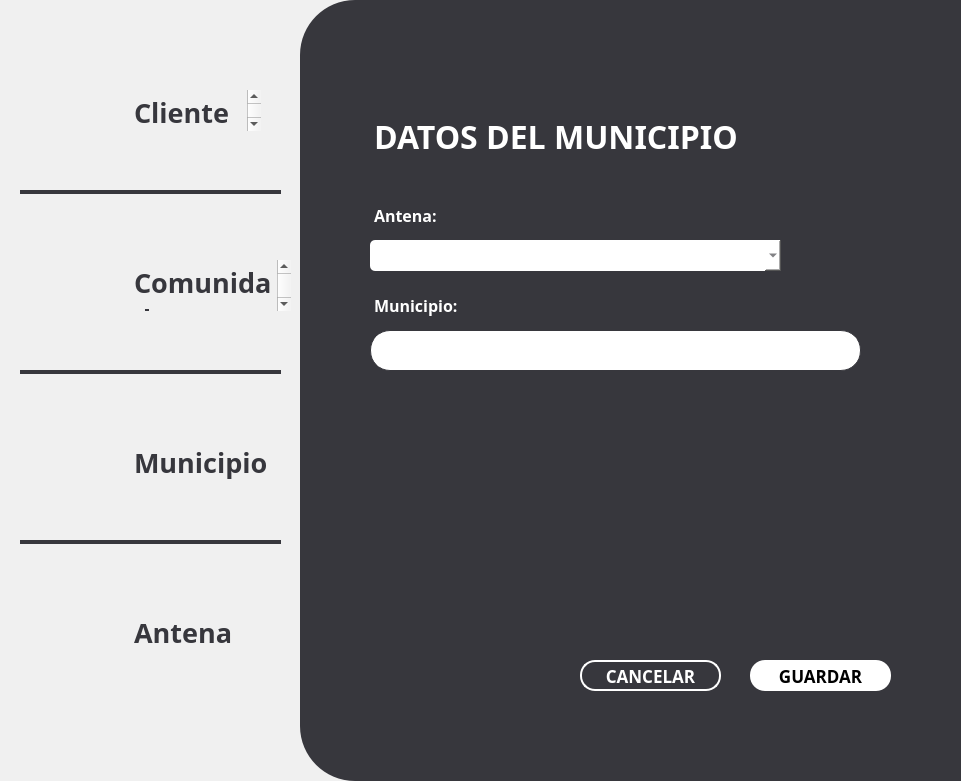
  <widget class="QFrame" name="frame_white">
   <property name="geometry">
    <rect>
     <x>340</x>
     <y>0</y>
     <width>961</width>
     <height>781</height>
    </rect>
   </property>
   <property name="styleSheet">
    <string notr="true">QFrame {
    border: none;       /* Color y grosor del borde */
    border-radius: 55px;          /* Radio de las esquinas */
    background-color: #f0f0f0;    /* Color de fondo */
    margin: 0px;                  /* Margen externo a 0 */
    padding: 0px;                 /* Espaciado interno a 0 */
}

</string>
   </property>
   <property name="frameShape">
    <enum>QFrame::StyledPanel</enum>
   </property>
   <property name="frameShadow">
    <enum>QFrame::Raised</enum>
   </property>
   <widget class="QFrame" name="frame_white_grey">
    <property name="geometry">
     <rect>
      <x>300</x>
      <y>0</y>
      <width>961</width>
      <height>781</height>
     </rect>
    </property>
    <property name="styleSheet">
     <string notr="true">QFrame {
    border: none;       /* Color y grosor del borde */
    border-radius: 55px;          /* Radio de las esquinas */
    background-color: #37373d;    /* Color de fondo */
    margin: 0px;                  /* Margen externo a 0 */
    padding: 0px;                 /* Espaciado interno a 0 */
}

</string>
    </property>
    <property name="frameShape">
     <enum>QFrame::StyledPanel</enum>
    </property>
    <property name="frameShadow">
     <enum>QFrame::Raised</enum>
    </property>
    <widget class="QPushButton" name="GuardarButton">
     <property name="geometry">
      <rect>
       <x>450</x>
       <y>660</y>
       <width>141</width>
       <height>31</height>
      </rect>
     </property>
     <property name="font">
      <font>
       <family>Montserrat</family>
       <pointsize>13</pointsize>
       <weight>75</weight>
       <bold>true</bold>
      </font>
     </property>
     <property name="styleSheet">
      <string notr="true">QPushButton{
		background: #FFFFFF; 
		 border-radius: 15px; 
}</string>
     </property>
     <property name="text">
      <string>GUARDAR</string>
     </property>
    </widget>
    <widget class="QPushButton" name="CancelarButton">
     <property name="geometry">
      <rect>
       <x>280</x>
       <y>660</y>
       <width>141</width>
       <height>31</height>
      </rect>
     </property>
     <property name="font">
      <font>
       <family>Montserrat</family>
       <pointsize>13</pointsize>
       <weight>75</weight>
       <bold>true</bold>
      </font>
     </property>
     <property name="styleSheet">
      <string notr="true">QPushButton{
		color: #FFFFFF;
		background: transparent; 
		 border-radius: 15px; 
		border: 2px solid #ffffff;
}</string>
     </property>
     <property name="text">
      <string>CANCELAR</string>
     </property>
    </widget>
    <widget class="QTextBrowser" name="AntenaText_2">
     <property name="geometry">
      <rect>
       <x>70</x>
       <y>200</y>
       <width>211</width>
       <height>31</height>
      </rect>
     </property>
     <property name="sizePolicy">
      <sizepolicy hsizetype="Expanding" vsizetype="Expanding">
       <horstretch>0</horstretch>
       <verstretch>0</verstretch>
      </sizepolicy>
     </property>
     <property name="font">
      <font>
       <family>Montserrat</family>
       <pointsize>5</pointsize>
      </font>
     </property>
     <property name="toolTipDuration">
      <number>-1</number>
     </property>
     <property name="autoFillBackground">
      <bool>false</bool>
     </property>
     <property name="styleSheet">
      <string notr="true">QTextBrowser {
    background: transparent;  /* Quitar el fondo */
	color:#FFFFFF;
    border: none;             /* Quitar el borde */
	margin: 0;                /* Eliminar márgenes */
}</string>
     </property>
     <property name="html">
      <string>&lt;!DOCTYPE HTML PUBLIC &quot;-//W3C//DTD HTML 4.0//EN&quot; &quot;http://www.w3.org/TR/REC-html40/strict.dtd&quot;&gt;
&lt;html&gt;&lt;head&gt;&lt;meta name=&quot;qrichtext&quot; content=&quot;1&quot; /&gt;&lt;style type=&quot;text/css&quot;&gt;
p, li { white-space: pre-wrap; }
&lt;/style&gt;&lt;/head&gt;&lt;body style=&quot; font-family:'Montserrat'; font-size:5pt; font-weight:400; font-style:normal;&quot;&gt;
&lt;p style=&quot; margin-top:0px; margin-bottom:0px; margin-left:0px; margin-right:0px; -qt-block-indent:0; text-indent:0px;&quot;&gt;&lt;span style=&quot; font-size:12pt; font-weight:600;&quot;&gt;Antena:&lt;/span&gt;&lt;/p&gt;&lt;/body&gt;&lt;/html&gt;</string>
     </property>
    </widget>
    <widget class="QTextBrowser" name="MunicipioText_2">
     <property name="geometry">
      <rect>
       <x>70</x>
       <y>290</y>
       <width>231</width>
       <height>31</height>
      </rect>
     </property>
     <property name="sizePolicy">
      <sizepolicy hsizetype="Expanding" vsizetype="Expanding">
       <horstretch>0</horstretch>
       <verstretch>0</verstretch>
      </sizepolicy>
     </property>
     <property name="font">
      <font>
       <family>Montserrat</family>
       <pointsize>5</pointsize>
      </font>
     </property>
     <property name="toolTipDuration">
      <number>-1</number>
     </property>
     <property name="autoFillBackground">
      <bool>false</bool>
     </property>
     <property name="styleSheet">
      <string notr="true">QTextBrowser {
    background: transparent;  /* Quitar el fondo */
	color:#FFFFFF;
    border: none;             /* Quitar el borde */
	margin: 0;                /* Eliminar márgenes */
}</string>
     </property>
     <property name="html">
      <string>&lt;!DOCTYPE HTML PUBLIC &quot;-//W3C//DTD HTML 4.0//EN&quot; &quot;http://www.w3.org/TR/REC-html40/strict.dtd&quot;&gt;
&lt;html&gt;&lt;head&gt;&lt;meta name=&quot;qrichtext&quot; content=&quot;1&quot; /&gt;&lt;style type=&quot;text/css&quot;&gt;
p, li { white-space: pre-wrap; }
&lt;/style&gt;&lt;/head&gt;&lt;body style=&quot; font-family:'Montserrat'; font-size:5pt; font-weight:400; font-style:normal;&quot;&gt;
&lt;p style=&quot; margin-top:0px; margin-bottom:0px; margin-left:0px; margin-right:0px; -qt-block-indent:0; text-indent:0px;&quot;&gt;&lt;span style=&quot; font-size:12pt; font-weight:600;&quot;&gt;Municipio:&lt;/span&gt;&lt;/p&gt;&lt;/body&gt;&lt;/html&gt;</string>
     </property>
    </widget>
    <widget class="QTextBrowser" name="NombreMText">
     <property name="geometry">
      <rect>
       <x>70</x>
       <y>110</y>
       <width>591</width>
       <height>61</height>
      </rect>
     </property>
     <property name="sizePolicy">
      <sizepolicy hsizetype="Expanding" vsizetype="Expanding">
       <horstretch>0</horstretch>
       <verstretch>0</verstretch>
      </sizepolicy>
     </property>
     <property name="font">
      <font>
       <family>Montserrat</family>
       <pointsize>5</pointsize>
      </font>
     </property>
     <property name="toolTipDuration">
      <number>-1</number>
     </property>
     <property name="autoFillBackground">
      <bool>false</bool>
     </property>
     <property name="styleSheet">
      <string notr="true">QTextBrowser {
    background: transparent;  /* Quitar el fondo */
	color:#FFFFFF;
    border: none;             /* Quitar el borde */
	margin: 0;                /* Eliminar márgenes */
}</string>
     </property>
     <property name="html">
      <string>&lt;!DOCTYPE HTML PUBLIC &quot;-//W3C//DTD HTML 4.0//EN&quot; &quot;http://www.w3.org/TR/REC-html40/strict.dtd&quot;&gt;
&lt;html&gt;&lt;head&gt;&lt;meta name=&quot;qrichtext&quot; content=&quot;1&quot; /&gt;&lt;style type=&quot;text/css&quot;&gt;
p, li { white-space: pre-wrap; }
&lt;/style&gt;&lt;/head&gt;&lt;body style=&quot; font-family:'Montserrat'; font-size:5pt; font-weight:400; font-style:normal;&quot;&gt;
&lt;p style=&quot; margin-top:0px; margin-bottom:0px; margin-left:0px; margin-right:0px; -qt-block-indent:0; text-indent:0px;&quot;&gt;&lt;span style=&quot; font-size:24pt; font-weight:600;&quot;&gt;DATOS DEL MUNICIPIO&lt;/span&gt;&lt;/p&gt;&lt;/body&gt;&lt;/html&gt;</string>
     </property>
    </widget>
    <widget class="QLineEdit" name="AntenaHolder">
     <property name="geometry">
      <rect>
       <x>70</x>
       <y>330</y>
       <width>491</width>
       <height>41</height>
      </rect>
     </property>
     <property name="font">
      <font>
       <family>Montserrat</family>
       <pointsize>18</pointsize>
      </font>
     </property>
     <property name="layoutDirection">
      <enum>Qt::LeftToRight</enum>
     </property>
     <property name="styleSheet">
      <string notr="true">QLineEdit{
	border: 1px solid  #37373d;
		background: #FFFFFF; 
		 border-radius: 20px; 
}</string>
     </property>
     <property name="inputMask">
      <string/>
     </property>
     <property name="alignment">
      <set>Qt::AlignCenter</set>
     </property>
     <property name="placeholderText">
      <string/>
     </property>
    </widget>
    <widget class="QComboBox" name="Select1">
     <property name="geometry">
      <rect>
       <x>70</x>
       <y>240</y>
       <width>411</width>
       <height>31</height>
      </rect>
     </property>
     <property name="font">
      <font>
       <family>Montserrat</family>
       <pointsize>-1</pointsize>
      </font>
     </property>
     <property name="styleSheet">
      <string notr="true">QComboBox{
 	background: #FFFFFF;
	color: #37373d;
	border-radius: 5px;
	font-family: Montserrat; /* Type of font */
    font-size: 16px;                /* Size of the text */
}</string>
     </property>
    </widget>
   </widget>
   <widget class="QLabel" name="cliente">
    <property name="geometry">
     <rect>
      <x>30</x>
      <y>70</y>
      <width>81</width>
      <height>81</height>
     </rect>
    </property>
    <property name="text">
     <string/>
    </property>
    <property name="pixmap">
     <pixmap>assets/Profile.png</pixmap>
    </property>
    <property name="scaledContents">
     <bool>true</bool>
    </property>
   </widget>
   <widget class="QLabel" name="comunidad">
    <property name="geometry">
     <rect>
      <x>20</x>
      <y>250</y>
      <width>91</width>
      <height>61</height>
     </rect>
    </property>
    <property name="text">
     <string/>
    </property>
    <property name="pixmap">
     <pixmap>assets/Comunidad.png</pixmap>
    </property>
    <property name="scaledContents">
     <bool>true</bool>
    </property>
   </widget>
   <widget class="QTextBrowser" name="ClienteText">
    <property name="geometry">
     <rect>
      <x>130</x>
      <y>90</y>
      <width>131</width>
      <height>41</height>
     </rect>
    </property>
    <property name="sizePolicy">
     <sizepolicy hsizetype="Expanding" vsizetype="Expanding">
      <horstretch>0</horstretch>
      <verstretch>0</verstretch>
     </sizepolicy>
    </property>
    <property name="font">
     <font>
      <family>Montserrat</family>
     </font>
    </property>
    <property name="toolTipDuration">
     <number>-1</number>
    </property>
    <property name="autoFillBackground">
     <bool>false</bool>
    </property>
    <property name="styleSheet">
     <string notr="true">QTextBrowser {
    background: transparent;  /* Quitar el fondo */
	color:#37373d;
    border: none;             /* Quitar el borde */
	margin: 0;                /* Eliminar márgenes */
}</string>
    </property>
    <property name="html">
     <string>&lt;!DOCTYPE HTML PUBLIC &quot;-//W3C//DTD HTML 4.0//EN&quot; &quot;http://www.w3.org/TR/REC-html40/strict.dtd&quot;&gt;
&lt;html&gt;&lt;head&gt;&lt;meta name=&quot;qrichtext&quot; content=&quot;1&quot; /&gt;&lt;style type=&quot;text/css&quot;&gt;
p, li { white-space: pre-wrap; }
&lt;/style&gt;&lt;/head&gt;&lt;body style=&quot; font-family:'Montserrat'; font-size:8.25pt; font-weight:400; font-style:normal;&quot;&gt;
&lt;p style=&quot; margin-top:0px; margin-bottom:0px; margin-left:0px; margin-right:0px; -qt-block-indent:0; text-indent:0px;&quot;&gt;&lt;span style=&quot; font-family:'MS Shell Dlg 2'; font-size:20pt; font-weight:600;&quot;&gt;Cliente&lt;/span&gt;&lt;/p&gt;&lt;/body&gt;&lt;/html&gt;</string>
    </property>
   </widget>
   <widget class="QTextBrowser" name="ComunidadText">
    <property name="geometry">
     <rect>
      <x>130</x>
      <y>260</y>
      <width>161</width>
      <height>51</height>
     </rect>
    </property>
    <property name="sizePolicy">
     <sizepolicy hsizetype="Expanding" vsizetype="Expanding">
      <horstretch>0</horstretch>
      <verstretch>0</verstretch>
     </sizepolicy>
    </property>
    <property name="font">
     <font>
      <family>Montserrat</family>
     </font>
    </property>
    <property name="toolTipDuration">
     <number>-1</number>
    </property>
    <property name="autoFillBackground">
     <bool>false</bool>
    </property>
    <property name="styleSheet">
     <string notr="true">QTextBrowser {
    background: transparent;  /* Quitar el fondo */
	color:#37373d;
    border: none;             /* Quitar el borde */
	margin: 0;                /* Eliminar márgenes */
}</string>
    </property>
    <property name="html">
     <string>&lt;!DOCTYPE HTML PUBLIC &quot;-//W3C//DTD HTML 4.0//EN&quot; &quot;http://www.w3.org/TR/REC-html40/strict.dtd&quot;&gt;
&lt;html&gt;&lt;head&gt;&lt;meta name=&quot;qrichtext&quot; content=&quot;1&quot; /&gt;&lt;style type=&quot;text/css&quot;&gt;
p, li { white-space: pre-wrap; }
&lt;/style&gt;&lt;/head&gt;&lt;body style=&quot; font-family:'Montserrat'; font-size:8.25pt; font-weight:400; font-style:normal;&quot;&gt;
&lt;p style=&quot; margin-top:0px; margin-bottom:0px; margin-left:0px; margin-right:0px; -qt-block-indent:0; text-indent:0px;&quot;&gt;&lt;span style=&quot; font-family:'MS Shell Dlg 2'; font-size:20pt; font-weight:600;&quot;&gt;Comunidad&lt;/span&gt;&lt;/p&gt;&lt;/body&gt;&lt;/html&gt;</string>
    </property>
   </widget>
   <widget class="QFrame" name="frame_10">
    <property name="geometry">
     <rect>
      <x>20</x>
      <y>190</y>
      <width>261</width>
      <height>4</height>
     </rect>
    </property>
    <property name="styleSheet">
     <string notr="true">QFrame {
    border: none;       /* Color y grosor del borde */
    background-color: #37373d;    /* Color de fondo */
}

</string>
    </property>
    <property name="frameShape">
     <enum>QFrame::StyledPanel</enum>
    </property>
    <property name="frameShadow">
     <enum>QFrame::Raised</enum>
    </property>
   </widget>
   <widget class="QFrame" name="frame_11">
    <property name="geometry">
     <rect>
      <x>20</x>
      <y>370</y>
      <width>261</width>
      <height>4</height>
     </rect>
    </property>
    <property name="styleSheet">
     <string notr="true">QFrame {
    border: none;       /* Color y grosor del borde */
    background-color: #37373d;    /* Color de fondo */
}

</string>
    </property>
    <property name="frameShape">
     <enum>QFrame::StyledPanel</enum>
    </property>
    <property name="frameShadow">
     <enum>QFrame::Raised</enum>
    </property>
   </widget>
   <widget class="QLabel" name="municipio">
    <property name="geometry">
     <rect>
      <x>30</x>
      <y>420</y>
      <width>71</width>
      <height>81</height>
     </rect>
    </property>
    <property name="text">
     <string/>
    </property>
    <property name="pixmap">
     <pixmap>assets/Municipio.png</pixmap>
    </property>
    <property name="scaledContents">
     <bool>true</bool>
    </property>
   </widget>
   <widget class="QFrame" name="frame_12">
    <property name="geometry">
     <rect>
      <x>20</x>
      <y>540</y>
      <width>261</width>
      <height>4</height>
     </rect>
    </property>
    <property name="styleSheet">
     <string notr="true">QFrame {
    border: none;       /* Color y grosor del borde */
    background-color: #37373d;    /* Color de fondo */
}

</string>
    </property>
    <property name="frameShape">
     <enum>QFrame::StyledPanel</enum>
    </property>
    <property name="frameShadow">
     <enum>QFrame::Raised</enum>
    </property>
   </widget>
   <widget class="QTextBrowser" name="MunicipioText">
    <property name="geometry">
     <rect>
      <x>130</x>
      <y>440</y>
      <width>161</width>
      <height>51</height>
     </rect>
    </property>
    <property name="sizePolicy">
     <sizepolicy hsizetype="Expanding" vsizetype="Expanding">
      <horstretch>0</horstretch>
      <verstretch>0</verstretch>
     </sizepolicy>
    </property>
    <property name="font">
     <font>
      <family>Montserrat</family>
     </font>
    </property>
    <property name="toolTipDuration">
     <number>-1</number>
    </property>
    <property name="autoFillBackground">
     <bool>false</bool>
    </property>
    <property name="styleSheet">
     <string notr="true">QTextBrowser {
    background: transparent;  /* Quitar el fondo */
	color:#37373d;
    border: none;             /* Quitar el borde */
	margin: 0;                /* Eliminar márgenes */
}</string>
    </property>
    <property name="html">
     <string>&lt;!DOCTYPE HTML PUBLIC &quot;-//W3C//DTD HTML 4.0//EN&quot; &quot;http://www.w3.org/TR/REC-html40/strict.dtd&quot;&gt;
&lt;html&gt;&lt;head&gt;&lt;meta name=&quot;qrichtext&quot; content=&quot;1&quot; /&gt;&lt;style type=&quot;text/css&quot;&gt;
p, li { white-space: pre-wrap; }
&lt;/style&gt;&lt;/head&gt;&lt;body style=&quot; font-family:'Montserrat'; font-size:8.25pt; font-weight:400; font-style:normal;&quot;&gt;
&lt;p style=&quot; margin-top:0px; margin-bottom:0px; margin-left:0px; margin-right:0px; -qt-block-indent:0; text-indent:0px;&quot;&gt;&lt;span style=&quot; font-family:'MS Shell Dlg 2'; font-size:20pt; font-weight:600;&quot;&gt;Municipio&lt;/span&gt;&lt;/p&gt;&lt;/body&gt;&lt;/html&gt;</string>
    </property>
   </widget>
   <widget class="QTextBrowser" name="AntenaText">
    <property name="geometry">
     <rect>
      <x>130</x>
      <y>610</y>
      <width>161</width>
      <height>51</height>
     </rect>
    </property>
    <property name="sizePolicy">
     <sizepolicy hsizetype="Expanding" vsizetype="Expanding">
      <horstretch>0</horstretch>
      <verstretch>0</verstretch>
     </sizepolicy>
    </property>
    <property name="font">
     <font>
      <family>Montserrat</family>
     </font>
    </property>
    <property name="toolTipDuration">
     <number>-1</number>
    </property>
    <property name="autoFillBackground">
     <bool>false</bool>
    </property>
    <property name="styleSheet">
     <string notr="true">QTextBrowser {
    background: transparent;  /* Quitar el fondo */
	color:#37373d;
    border: none;             /* Quitar el borde */
	margin: 0;                /* Eliminar márgenes */
}</string>
    </property>
    <property name="html">
     <string>&lt;!DOCTYPE HTML PUBLIC &quot;-//W3C//DTD HTML 4.0//EN&quot; &quot;http://www.w3.org/TR/REC-html40/strict.dtd&quot;&gt;
&lt;html&gt;&lt;head&gt;&lt;meta name=&quot;qrichtext&quot; content=&quot;1&quot; /&gt;&lt;style type=&quot;text/css&quot;&gt;
p, li { white-space: pre-wrap; }
&lt;/style&gt;&lt;/head&gt;&lt;body style=&quot; font-family:'Montserrat'; font-size:8.25pt; font-weight:400; font-style:normal;&quot;&gt;
&lt;p style=&quot; margin-top:0px; margin-bottom:0px; margin-left:0px; margin-right:0px; -qt-block-indent:0; text-indent:0px;&quot;&gt;&lt;span style=&quot; font-family:'MS Shell Dlg 2'; font-size:20pt; font-weight:600;&quot;&gt;Antena&lt;/span&gt;&lt;/p&gt;&lt;/body&gt;&lt;/html&gt;</string>
    </property>
   </widget>
   <widget class="QLabel" name="antena">
    <property name="geometry">
     <rect>
      <x>30</x>
      <y>590</y>
      <width>81</width>
      <height>81</height>
     </rect>
    </property>
    <property name="text">
     <string/>
    </property>
    <property name="pixmap">
     <pixmap>assets/Antena.png</pixmap>
    </property>
    <property name="scaledContents">
     <bool>true</bool>
    </property>
   </widget>
  </widget>
